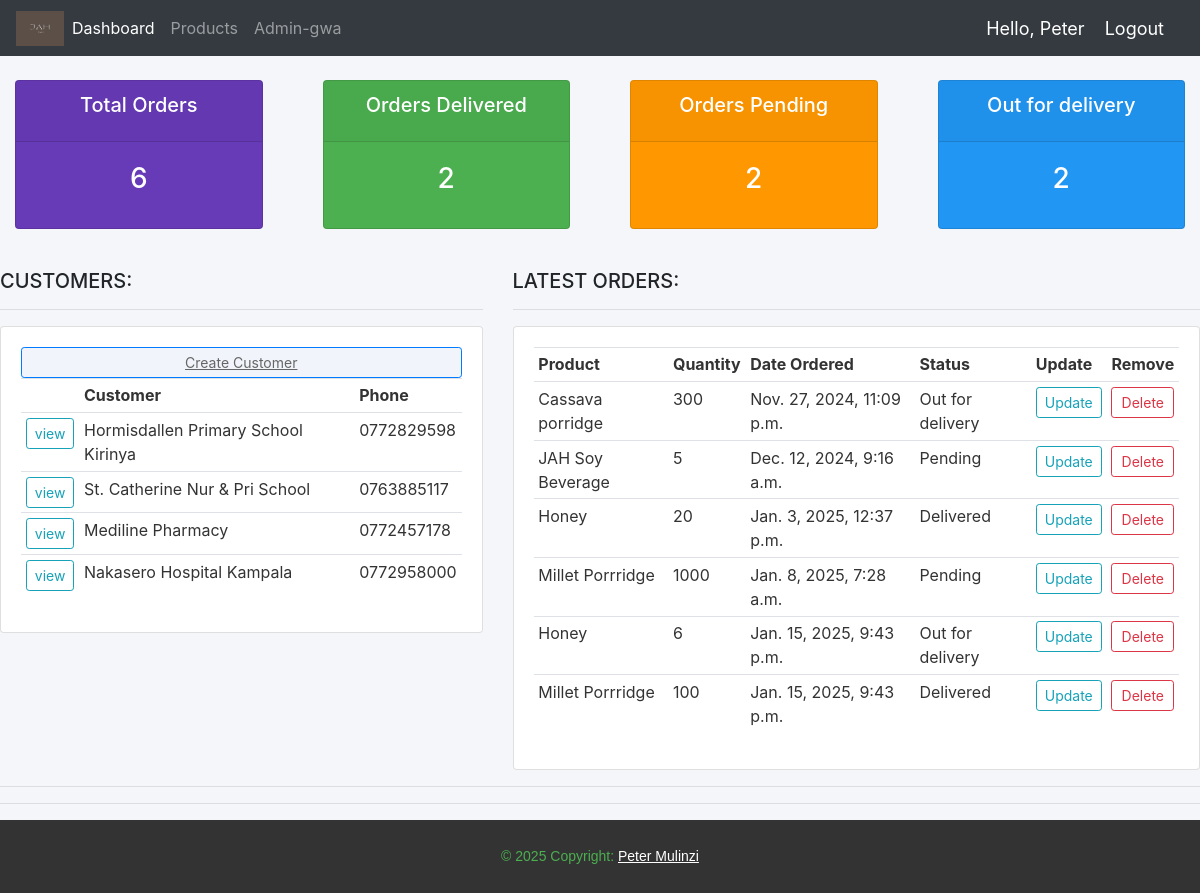
Page / (signed in) on the earlier database version.
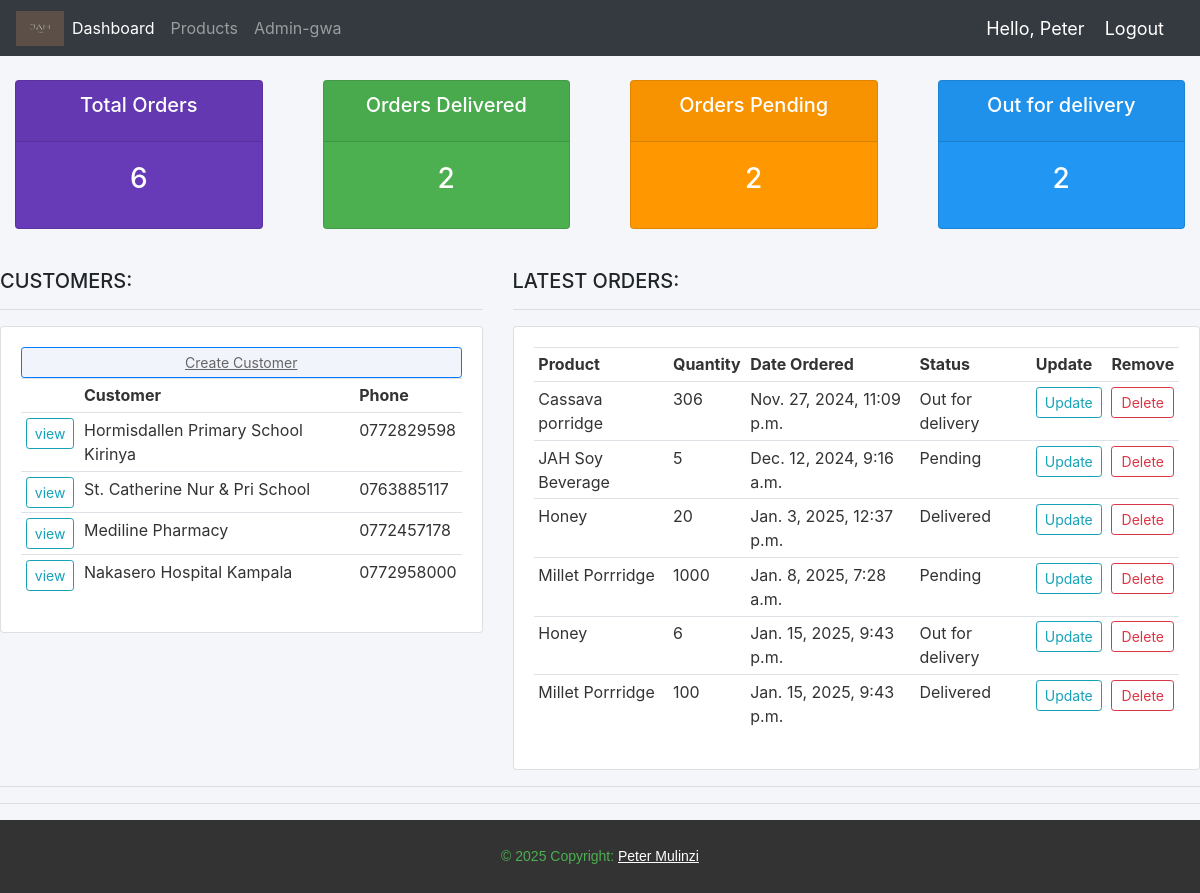
Same page on the later database version.
### Jah_Accounts/models.py (models this page shows, shortened)
class Order(models.Model):
    STATUS = (
        ('Pending', 'Pending'),
        ('Out for delivery', 'Out for delivery'),
        ('Delivered', 'Delivered'),
    )
    MEASUREMENT = (
        ('Kgs', 'Kgs'),
        ('Tins', 'Tins'),
    )
    Customer = models.ForeignKey(Customer, null=True, on_delete=models.SET_NULL)
    Product = models.ForeignKey(Product, null=True, on_delete=models.SET_NULL,)
    date_created = models.DateTimeField(auto_now_add=True, null=True)
    status = models.CharField(max_length=200, null=True, choices=STATUS)
    tags = models.ManyToManyField(Tag)
    Quantity = models.CharField(null=True, max_length=4)
    units = models.CharField(max_length=200, null=True, choices=MEASUREMENT,)
    note = models.CharField(max_length=200, null=True)

class Product(models.Model):
    CATEGORY = (
        ('Flour', 'Flour'),
        ('Honey', 'Honey'),
        ('Spice', 'Spice'),
    )
    name = models.CharField(max_length=200, null=True)
    price = models.FloatField(null=True)
    category = models.CharField(max_length=200, null=True, choices=CATEGORY)
    description = models.CharField(max_length=200, null = True, blank = True)
    date_created = models.DateTimeField(auto_now_add=True, null=True)
    def __str__(self):
        return self.name

### Jah_Accounts/views.py (the view)
# urls.py: path('', views.dashboard, name='home'),
@login_required(login_url='login')
def dashboard(request):
    orders = Order.objects.all()
    customers = Customer.objects.all()
    total_orders = orders.count()
    pending = Order.objects.filter(status = 'Pending').count()
    delivered = Order.objects.filter(status = 'Delivered').count()
    Out_for_Delivery =  Order.objects.filter(status = 'Out for delivery').count()
    context = {'orders': orders, 'customers': customers, 'total_orders': total_orders, 'pending': pending, 'delivered': delivered, 'Out_for_Delivery': Out_for_Delivery}
    return render(request, 'Jah_Accounts/Dashboard.html', context)

### Jah_Accounts/templates/Jah_Accounts/Dashboard.html
{% extends "Jah_Accounts/main.html" %}
{% block content %}
{% include "Jah_Accounts/status.html" %}
<br>
<div class="row">
    <div class="col-md-5">
        <h5>CUSTOMERS:</h5>
        <hr>
        <div class="card card-body" style="background-color: #ffffff; color: #333333;">
            <a class="btn btn-primary btn-sm btn-block" href="{% url "createCustomer" %}" style="background-color: #f1f4fb; color: #666666; text-decoration: underline;">Create Customer</a>
            <table class="table table-sm"">
                <tr>
                    <th></th>
                    <th>Customer</th>
                    <th>Phone</th>
                </tr>
                {% for customers in customers %}
                  <tr>
                    <td><a class="btn btn-sm btn-outline-info" href="{% url 'customers' customers.id %}">view</a></td>
                    <td>{{ customers.name }}</td>
                    <td>{{ customers.phone }}</td>
                  </tr>
                {% endfor %}
            </table>
        </div>
    </div>
    <div class="col-md-7">
        <h5>LATEST ORDERS:</h5>
        <hr>
        <div class="card card-body" style="background-color: #ffffff; color: #333333;">
            <table class="table table-sm">
                <tr>
                    <th>Product</th>
                    <th>Quantity</th>
                    <th>Date Ordered</th>
                    <th>Status</th>
                    <th>Update</th>
                    <th>Remove</th>
                </tr>
                {% for y in orders  %}
                    <tr>
                        <td>{{ y.Product }}</td>
                        <td>{{ y.Quantity }}</td>
                        <td>{{ y.date_created }}</td>
                        <td>{{ y.status }}</td>
                        <td><a class="btn btn-outline-info btn-sm " href="{% url 'updateOrder' y.id %}">Update</a></td>
                        <td><a class="btn btn-outline-danger btn-sm btn-block" href="{% url 'deleteOrder' y.id %}">Delete</a></td>
                    </tr>
                {% endfor %}
            </table>
        </div>
    </div>
</div>
<hr>
{% endblock %}

Differences in the rows shown:
changed Order "Nov. 27, 2024, 11:09 p.m.": Quantity "300" → "306"
